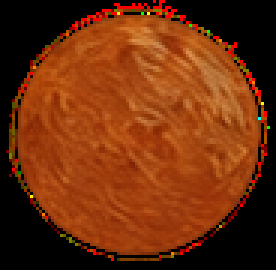
#> input picture assets/reel_intro/dot.png, 92 x 90 px (shown 3 times larger)
$ python -i logo_prep.py   (imports and definitions only)
#> lines starting #> are read from the running program, lines starting #| are printed output that depends on the picture; after the words box and inside, x2 and y2 are one past the last pixel; in counts of white or black regions, pixels touching at a corner belong together
"""One-time logo preparation.

Input : transparent PNG of the icon (black ink + orange dot) and the cream
        lockup image (used only to lift the wordmark).
Output: assets/ with
          stroke.png, dot.png, bar_0..4.png, wordmark.png   (RGBA, cropped)
          param_map.npy   pen-order position (0..1) for every stroke pixel
          meta.json       bounding boxes, colours, waypoints used

Run:  python logo_prep.py --logo assets_src/logo_white.png \
                          --lockup assets_src/logo_cream_lockup.png \
                          --out assets
"""
import argparse
import json
import os

import cv2
import numpy as np
from scipy.sparse import coo_matrix
from scipy.sparse.csgraph import dijkstra
from scipy.spatial import cKDTree
from skimage.morphology import skeletonize

CREAM_RGB = (238, 230, 219)   # sampled from the paper of the lockup image

# Pen order for the current icon, in the pixel coordinates of the 1254x1254
# logo file. They are snapped to the nearest skeleton pixel, so they only need
# to be close. Order: nib, down the stem, round the bottom loop, back up
# through the knot, up the S-curve, out along the top swoosh.
DEFAULT_WAYPOINTS = [
    (650, 50), (636, 420), (638, 700), (560, 1130), (500, 1172),
    (372, 1010), (500, 810), (632, 680), (545, 540), (585, 470),
    (632, 400), (720, 280), (765, 200), (692, 130),
]


def save_rgba(path, rgb, alpha):
    out = np.dstack([rgb[..., ::-1], alpha]).astype(np.uint8)  # to BGRA for cv2
    cv2.imwrite(path, out)


# [4 lines left out: function crop_box, not called in this run]


def split_logo(logo_path):
#> called with logo_path = '../../../assets/reel_intro/dot.png'
    im = cv2.imread(logo_path, cv2.IMREAD_UNCHANGED)
#> im is the input picture: shape (90, 92, 4); mean B, G, R, A 11.9, 46.4, 110.5, 149.6
    if im is None or im.ndim != 3 or im.shape[2] != 4:
        raise SystemExit("logo must be a PNG with a transparency channel")
    bgr, alpha = im[..., :3], im[..., 3]
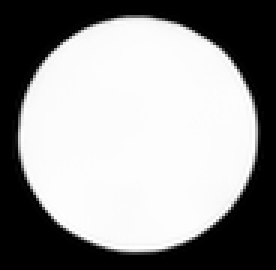
#> alpha: shape (90, 92) (shown 3 times larger); min 0, max 255, mean 149.6
    hsv = cv2.cvtColor(bgr, cv2.COLOR_BGR2HSV)
#> hsv: shape (90, 92, 3); mean H, S, V 7.2, 153.3, 110.6
    H, S, V = [hsv[..., i].astype(int) for i in range(3)]
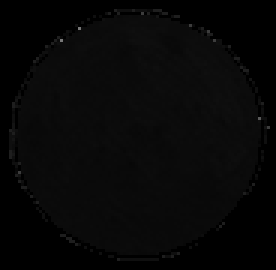
#> H: shape (90, 92) int64 (shown 3 times larger); min 0, max 120, mean 7.2
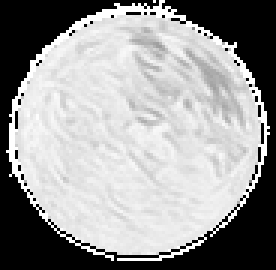
#> S: shape (90, 92) int64 (shown 3 times larger); min 0, max 255, mean 153.3
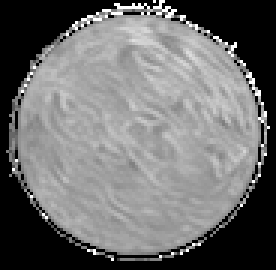
#> V: shape (90, 92) int64 (shown 3 times larger); min 0, max 255, mean 110.6
    solid = alpha > 128
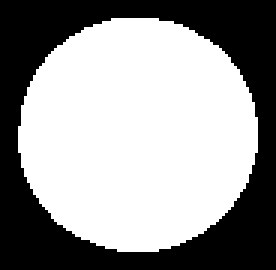
#> solid: shape (90, 92) bool (shown 3 times larger); 59.4% white; 1 black region, box (x1, y1, x2, y2) and area: (0, 0, 92, 90) 3361
    orange = solid & (S > 110) & (V > 90) & (H >= 5) & (H <= 25)
    orange_near = cv2.dilate(orange.astype(np.uint8), np.ones((5, 5), np.uint8)).astype(bool)
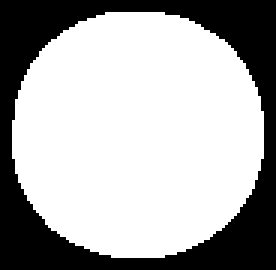
#> orange_near: shape (90, 92) bool (shown 3 times larger); 67.2% white; 1 black region, box (x1, y1, x2, y2) and area: (0, 0, 92, 90) 2713
    ink = solid & ~orange_near
#> ink: shape (90, 92) bool; every value is 0
    n, lab, st, cen = cv2.connectedComponentsWithStats(ink.astype(np.uint8), connectivity=8)
#> lab: shape (90, 92) int32; every value is 0
#> n = 1; st = [[0, 0, 92, 90, 8280]]; cen = [[45.5, 44.5]]
    comps = [i for i in range(1, n) if st[i, 4] > 300]
#> comps = []
    comps.sort(key=lambda i: -st[i, 4])
#> (the run stopped early here; a loop or call above may not have finished)
